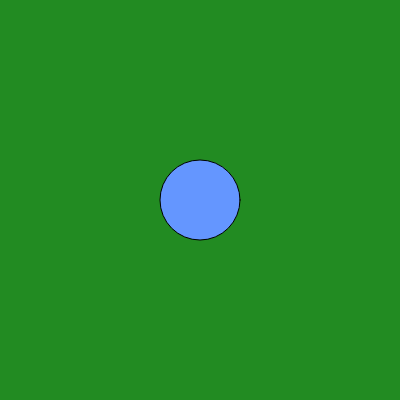
Frame 1 (no input)
Frame 60 (no input): identical to frame 1, image omitted
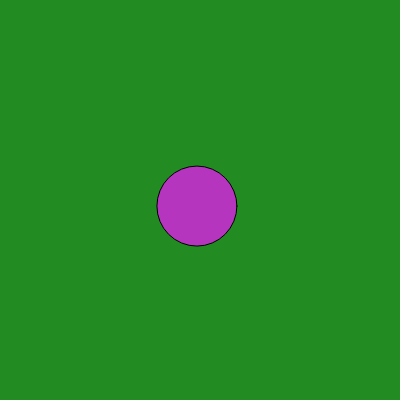
Frame 120 (the mouse pressed at the canvas centre since frame 60)

The p5.js sketch that drew these frames (run headless with seeded random() and noise() and a simulated clock; from frame 60 on, the mouse is pressed at the canvas centre):

// p5.js sketch
// ── sketch.js
// 1. GLOBAL VARIABLES (Declared at the very top)
let circleColor; 
let x = 200;
let y = 200;

// 2. SETUP (Runs once at the start) [1]
function setup() {
  createCanvas(400, 400); [5]
  circleColor = color(100, 150, 255); // Setting initial color
}

// 3. DRAW LOOP (Runs repeatedly top-to-bottom) [2, 6]
function draw() {
  background(34, 139, 34); // FIRST: Paint the canvas background [3]
  
  fill(circleColor);       // SECOND: Pick your circle color [4]
  circle(x, y, 80);        // THIRD: Draw the circle on top [7]

 }

function mousePressed() {
  // 1. Pick a new random RGB color on click
  circleColor = color(random(255), random(255), random(255));

  // 2. Nudge the position slightly
  x += random(-10, 10);
  y += random(-10, 10);
 

 



  



 



}

// ── readme.html
<!DOCTYPE html>
<html lang="en">
<head>
  <meta charset="UTF-8">
  <script src="sketch.js"></script>
  <title>Sketch Name</title> <!--Update your title here-->
  <!--Add style to your code within the style tag <style></style>
  Read the W3Schools CSS Intro for more: https://www.w3schools.com/css/css_intro.asp 
  -->
  <style>
    body {
      font-family: sans-serif;
      margin: 2em;
      /*padding: 1em;*/
      color: #000000;
      background-color: #f0f0f0;
    }

    a {
      color: rgb(0,0,255);
    }

    a:hover {
      text-decoration: dashed;
    }

    h1 {
      /* Insert your own style here */
    }

    h2 {
      /* Insert your own style here */
    }
  </style>
</head>

<body>
    <h1>Christmas Cheer</h1>
    <p> I was trying to create a Christmas tree utilzing green triangles and a brown rectangle. The goal was that each time the user clicked, the bulbs would move around on the tree and change colors. But after accidentlly erasing my work the first time, I opted for something simpler. It was orginally a tree against a red background; but I changed the background to green now to imply the circles are bulbs within the tree. </p>
    <p><a href="index.html" target="_blank">Link to sketch</a></p>

   <h2>Resources</h2>
   <ul>
    <li><a href="http://example.com" target="_blank">One reference</a></li>
    <li><a href="http://example.com" target="_blank">Another reference</a></li>
    <li><a href="http://example.com" target="_blank">And another reference</a></li>
   </ul>

    <!--Replace with your own image-->
    <!--You can limit the size of your displayed image using "height" or "width" -->
    <img src="media/image.jpg" height="400px" alt="This the alt description of this image. This is a picture of a cat."></img>
</body>
</html>
